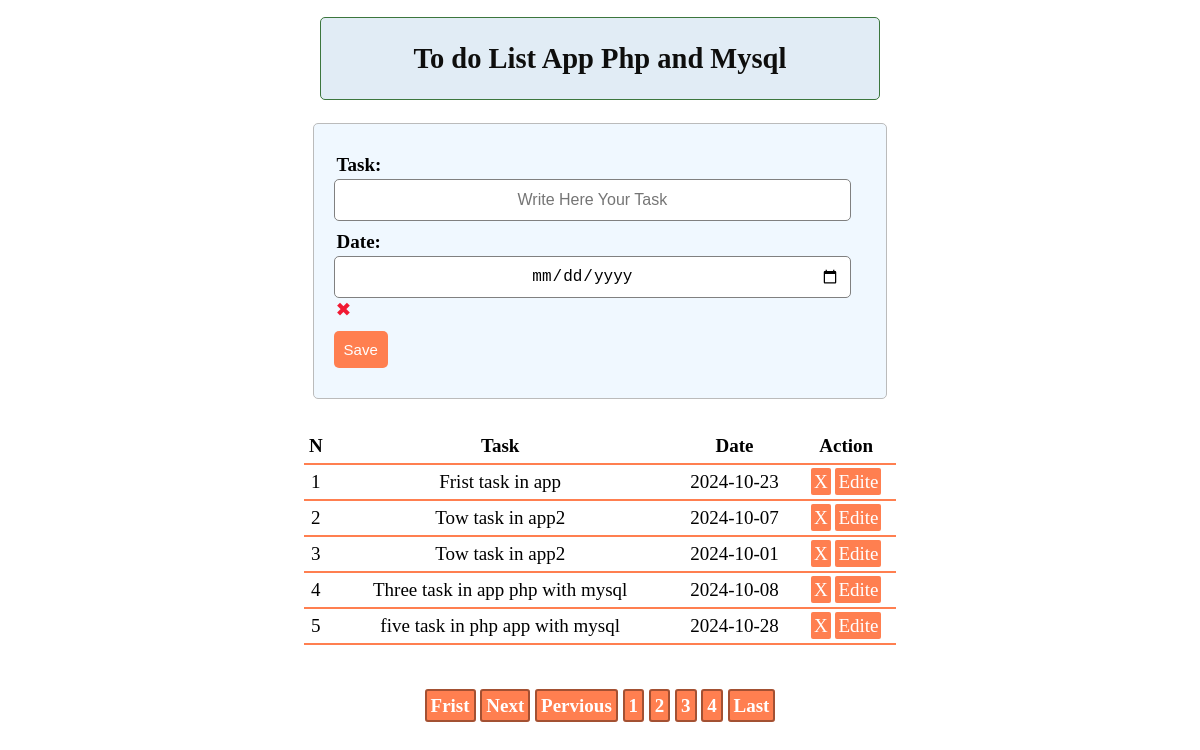
The page / on the database its author committed.
### tables this page shows
CREATE TABLE `tasks` (
  `id` int(11) NOT NULL,
  `task` varchar(255) NOT NULL,
  `T_Date` date NOT NULL
);

### php_code.php (called while the page is built, shortened)
<?php
        $task = "";
        $T_Date = "";
        $update = false;
        $start_row=0;
        $rows_per_page=5;
        $db = mysqli_connect('localhost','root','','todo');
        $record=mysqli_query($db,"select * from tasks");
        $nr_row_record=$record->num_rows;
        $pages= ceil($nr_row_record/$rows_per_page);
         $taskList=mysqli_query($db,"select * from tasks limit $start_row,$rows_per_page");
        ?>

### index.php (the view, shortened to what this page needs)
<?php
include('php_code.php');
?>
<!DOCTYPE html>
<html lang="en">
<head>
    <link rel="stylesheet" type="text/css" href="style.css">
</head>
<body>
   <div class="heading">
        <h2>To do List App Php and Mysql</h2>
    </div>
    <form method="post" action="index.php">
        <div class="input-group">
            <label >Task: </label>
            <input type="text" name="task" value="<?php echo $task; ?>" required  placeholder="Write Here Your Task" >
        </div>
        <div class="input-group">
            <label >Date: </label>
            <input type="date" value="<?php echo $T_Date; ?>" name="T_Date" required >
            <span class="validity"></span> </label>
        </div>
        <div class="input-group">
        <?php if ($update == true): ?>
        <button class="btn" type="submit" name="update" style="background: #556B2F;" >update</button>
        <?php else: ?>
        <button class="btn" type="submit" name="save" >Save</button>
        <?php endif ?>
        </div>
    </form>
    <table>
        <thead>
            <tr>
                <th>N</th>
                <th>Task</th>
                <th>Date</th>
                <th>Action</th>
            </tr>
        </thead>
        <tbody>
        <?php
                $i=1;
                while($rows=$taskList->fetch_assoc())
                {
                    ?>
                    <tr>
                        <td><?php echo $i;?></td>
                        <td><?php echo $rows['task'];?></td>
                        <td><?php echo $rows['T_Date'];?></td>
                        <td class="delete">
                            <a href="index.php?del_task=<?php echo $rows['id'];  ?>" class="edit_btn" >X</a>
                            <a href="index.php?upd_task=<?php echo $rows['id']; ?>" class="del_btn">Edite</a></td>
                    </tr>
                    <?php
                    $i++;
                }
            ?>
        </tbody>
    </table>
    <div class="pagination">
        <a href="?page-n=1">Frist</a>
        <?php
        if(!isset($_GET['page-n'])){
            ?> <a href="?page-n=2">Next</a>
            <?php
        }
        ?>
        <?php if(isset($_GET['page-n'])&& $_GET['page-n']>1) {  ?>
            <a href="?page-n=<?php echo $_GET['page-n']-1 ?>">Pervious</a>
            <?php
        }else{ ?> <a >Pervious</a> <?php }
        ?>
            <a href="?page-n=1">1</a>
            <a href="?page-n=2">2</a>
            <a href="?page-n=3">3</a>
            <a href="?page-n=4">4</a>
            <a href="?page-n=<?php echo $pages;?>">Last</a>
    </div>
</body>
</html>

### style.css (style rules this page uses)
body { font-size: 19px; }
.heading { margin: 17px auto; padding: 1px; border-radius: 5px; color: rgb(14, 14, 13); background: #e1ecf5; border: 1px solid #3c763d; width: 47%; text-align: center; }
form { width: 45%; margin: 23px auto; text-align: left; background-color: aliceblue; padding: 20px; border: 1px solid #bbbbbb; border-radius: 5px; }
table { width: 50%; margin: 30px auto; border-collapse: collapse; text-align: left; }
tr { border-bottom: 2px solid coral; }
td,th { text-align: center; border: none; height: 30px; padding: 2px; }
.input-group { margin: 10px 0px 10px 0px; }
.input-group label { display: block; text-align: left; margin: 3px; font-weight: bold; }
.input-group input { height: 30px; width: 93%; padding: 5px 10px; font-size: 16px; border-radius: 5px; border: 1px solid gray; text-align: center; }
.btn { padding: 10px; font-size: 15px; color: white; background: #ff7f50; border: none; border-radius: 5px; }
.edit_btn { text-decoration: none; padding: 2px 5px; background: #2E8B57; color: white; border-radius: 3px; }
.del_btn { text-decoration: none; padding: 2px 5px; color: white; border-radius: 3px; background: #800000; }
.delete a { color: white; background-color: coral; border-radius: 2px; padding: 3px; text-decoration: none; }
input:invalid + span::after { content: "✖"; padding: 2px; color: #f11a33; }
.pagination { text-align: center; width: 50%; margin: 50px auto; }
.pagination a { border: 2px solid #0000005c; border-radius: 3px; background-color: #ff7f50; color: white; text-decoration: none; padding: 4px; font-weight: bold; }

### rows shown on the page
tasks: task "Frist task in app", T_Date "2024-10-23"
tasks: task "Tow task in app2", T_Date "2024-10-07"
tasks: task "Tow task in app2", T_Date "2024-10-01"
tasks: task "Three task in app php with mysql", T_Date "2024-10-08"
tasks: task "five task in php app with mysql", T_Date "2024-10-28"
